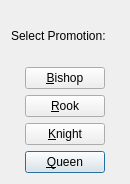
<?xml version="1.0" encoding="UTF-8"?>
<ui version="4.0">
 <class>PromotionDialog</class>
 <widget class="QDialog" name="PromotionDialog">
  <property name="geometry">
   <rect>
    <x>0</x>
    <y>0</y>
    <width>130</width>
    <height>184</height>
   </rect>
  </property>
  <property name="sizePolicy">
   <sizepolicy hsizetype="Preferred" vsizetype="Fixed">
    <horstretch>0</horstretch>
    <verstretch>0</verstretch>
   </sizepolicy>
  </property>
  <property name="windowTitle">
   <string>Dialog</string>
  </property>
  <layout class="QVBoxLayout" name="verticalLayout_2">
   <item>
    <widget class="QLabel" name="label">
     <property name="text">
      <string>Select Promotion:</string>
     </property>
    </widget>
   </item>
   <item>
    <layout class="QHBoxLayout" name="horizontalLayout">
     <item>
      <spacer name="horizontalSpacer_2">
       <property name="orientation">
        <enum>Qt::Horizontal</enum>
       </property>
       <property name="sizeHint" stdset="0">
        <size>
         <width>40</width>
         <height>20</height>
        </size>
       </property>
      </spacer>
     </item>
     <item>
      <layout class="QVBoxLayout" name="verticalLayout">
       <item>
        <widget class="QPushButton" name="pushButton_bishop">
         <property name="text">
          <string>&amp;Bishop</string>
         </property>
        </widget>
       </item>
       <item>
        <widget class="QPushButton" name="pushButton_rook">
         <property name="text">
          <string>&amp;Rook</string>
         </property>
        </widget>
       </item>
       <item>
        <widget class="QPushButton" name="pushButton_knight">
         <property name="text">
          <string>&amp;Knight</string>
         </property>
        </widget>
       </item>
       <item>
        <widget class="QPushButton" name="pushButton_queen">
         <property name="text">
          <string>&amp;Queen</string>
         </property>
         <property name="default">
          <bool>true</bool>
         </property>
        </widget>
       </item>
      </layout>
     </item>
     <item>
      <spacer name="horizontalSpacer">
       <property name="orientation">
        <enum>Qt::Horizontal</enum>
       </property>
       <property name="sizeHint" stdset="0">
        <size>
         <width>40</width>
         <height>20</height>
        </size>
       </property>
      </spacer>
     </item>
    </layout>
   </item>
  </layout>
 </widget>
 <resources/>
 <connections/>
</ui>
